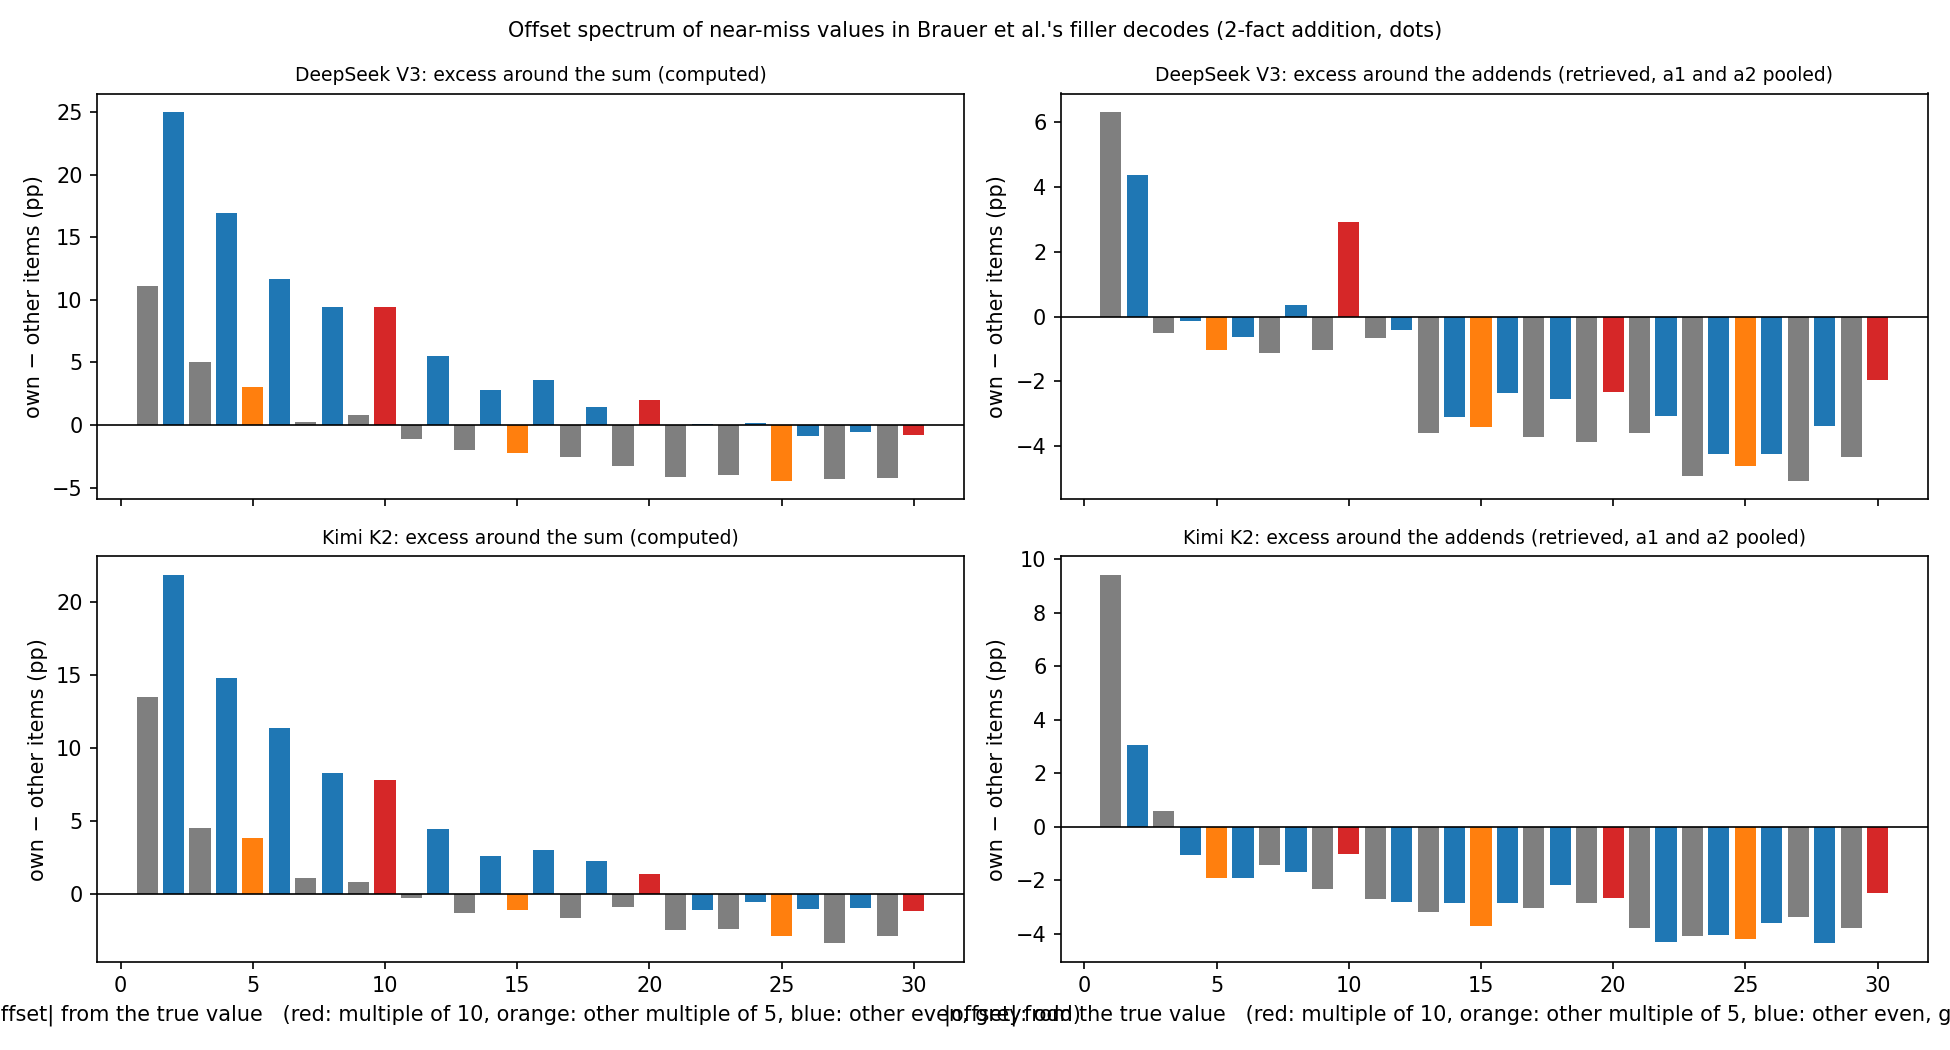

This chart was generated by the following Python code:
"""Follow-up: offset spectrum of the near-miss halo in Brauer et al.'s released decodes.

Run: python scripts/followup_brauer_spectrum.py   (no API calls, no model runs)
1. Excess (own decode minus other items' decodes) at each |offset| 1..30 from the 2-fact SUM,
   regressed on: same mod 2, same mod 5, same mod 10.
2. The same spectrum around the retrieved addends: same shape at lower amplitude, or flat?
3. The release has no no-filler decodes; the nearest available comparison is filler length.
(item, offset) pairs within 2 of one of the item's other true values are dropped, so the halo of
one quantity cannot leak into another's spectrum.
Writes data/results/followup_brauer_spectrum.json and scripts/followup_brauer_spectrum.png.
"""
import json
from collections import Counter
from pathlib import Path

import matplotlib
matplotlib.use("Agg")
import matplotlib.pyplot as plt
import numpy as np

ROOT = Path(__file__).resolve().parents[1]
REL = ROOT / "vendor/filler-token-reasoning/release/top_tokens"
D = 30
OFFS = [d for d in range(-D, D + 1) if d != 0]
ABS = np.arange(1, D + 1)
X = np.column_stack([np.ones(D), ABS % 2 == 0, ABS % 5 == 0, ABS % 10 == 0]).astype(float)
XD = np.column_stack([X, 1.0 / ABS])  # same, plus a smooth closeness term
NAMES = ["baseline", "same mod 2", "same mod 5", "same mod 10"]
rng = np.random.default_rng(0)
out = {}


def load(model, conds):
    ex = []
    for c in conds:
        for e in json.load(open(REL / f"{model}_2fact_{c}.json")):
            nums = {int(s) for s in (t["str"].strip() for t in e["top_tokens"]) if s.isascii() and s.isdecimal() and len(s) <= 4}
            ex.append({"file": c, "a1": e["fact_value_1"], "a2": e["fact_value_2"], "sum": e["answer"], "nums": nums})
    return ex


def matrices(ex, target):
    """own[i, j], other[i, j] for offsets OFFS; NaN where the offset is near another true value."""
    own = np.full((len(ex), len(OFFS)), np.nan)
    oth = np.full((len(ex), len(OFFS)), np.nan)
    counts = {f: Counter(n for e in ex if e["file"] == f for n in e["nums"]) for f in {e["file"] for e in ex}}
    size = Counter(e["file"] for e in ex)
    for i, e in enumerate(ex):
        rest = [e[k] for k in ("a1", "a2", "sum") if k != target]
        for j, d in enumerate(OFFS):
            n = e[target] + d
            if n < 0 or any(abs(n - r) <= 2 for r in rest):
                continue
            o = n in e["nums"]
            own[i, j] = o
            oth[i, j] = (counts[e["file"]][n] - o) / (size[e["file"]] - 1)
    return own, oth


def folded(own, oth, rows=None):
    """Excess by |d| = 1..30, averaging the + and - offsets."""
    if rows is not None:
        own, oth = own[rows], oth[rows]
    ex = np.nanmean(own, 0) - np.nanmean(oth, 0)
    return np.array([(ex[OFFS.index(a)] + ex[OFFS.index(-a)]) / 2 for a in ABS])


def analyse(ex, target):
    own, oth = matrices(ex, target)
    spec = folded(own, oth)
    boots = np.array([folded(own, oth, rng.integers(0, len(ex), len(ex))) for _ in range(1000)])
    fit = lambda M, y: np.linalg.lstsq(M, y, rcond=None)[0]
    coef, cb = fit(X, spec), np.array([fit(X, b) for b in boots])
    coefd, cbd = fit(XD, spec), np.array([fit(XD, b) for b in boots])
    res = {"excess_by_abs_offset": {int(a): float(v) for a, v in zip(ABS, spec)},
           "regression": {n: {"coef": float(c), "ci": [float(np.percentile(cb[:, k], 2.5)), float(np.percentile(cb[:, k], 97.5))]}
                          for k, (n, c) in enumerate(zip(NAMES, coef))},
           "regression_with_closeness": {n: {"coef": float(c), "ci": [float(np.percentile(cbd[:, k], 2.5)), float(np.percentile(cbd[:, k], 97.5))]}
                                         for k, (n, c) in enumerate(zip(NAMES + ["1/|d|"], coefd))}}

    def contrast(a, b):
        pick = lambda s, ds: s[..., [d - 1 for d in ds]].mean(-1)
        v, bs = pick(spec, a) - pick(spec, b), pick(boots, a) - pick(boots, b)
        return {"diff": float(v), "ci": [float(np.percentile(bs, 2.5)), float(np.percentile(bs, 97.5))]}

    res["contrasts"] = {"±5 vs ±3, ±7": contrast([5], [3, 7]), "±15 vs ±13, ±17": contrast([15], [13, 17]),
                        "±1 vs ±3": contrast([1], [3]), "±10 vs ±8, ±12": contrast([10], [8, 12]),
                        "±20 vs ±18, ±22": contrast([20], [18, 22]), "±30 vs ±28": contrast([30], [28]),
                        "even vs odd (non-multiples of 5, |d| <= 9)": contrast([2, 4, 6, 8], [1, 3, 7, 9])}
    return res, spec, boots


pc = lambda v: f"{100 * v:+.1f}"
fig, axes = plt.subplots(2, 2, figsize=(13, 7), sharex=True)
for row, (model, name) in enumerate([("deepseek_v3", "DeepSeek V3"), ("kimi_k2", "Kimi K2")]):
    ex = load(model, ["dots_10", "dots_25", "dots_50"])
    print(f"\n================ {name}, dots filler, {len(ex)} correct examples ================")
    specs = {}
    for col, (target, label) in enumerate([("sum", "SUM (computed)"), ("addend", "ADDENDS (retrieved, A1 and A2 pooled)")]):
        if target == "sum":
            res, spec, _ = analyse(ex, "sum")
        else:  # pool A1 and A2 by stacking examples with the roles swapped
            ra, sa, _ = analyse(ex, "a1")
            rb, sb, _ = analyse(ex, "a2")
            spec = (sa + sb) / 2
            res = {"A1": ra, "A2": rb, "excess_by_abs_offset": {int(a): float(v) for a, v in zip(ABS, spec)}}
        specs[target] = spec
        out[f"{model}|{target}"] = res
        print(f"\n--- {label} ---")
        print("excess (pp) at |d| = 1..30: " + " ".join(f"{a}:{pc(v)}" for a, v in zip(ABS, spec)))
        for r, tag in ([(res, "")] if target == "sum" else [(res["A1"], "A1 "), (res["A2"], "A2 ")]):
            print(f"{tag}regression (pp): " + " | ".join(f"{n} {pc(v['coef'])} [{pc(v['ci'][0])}, {pc(v['ci'][1])}]" for n, v in r["regression"].items()))
            print(f"{tag}with closeness term: " + " | ".join(f"{n} {pc(v['coef'])} [{pc(v['ci'][0])}, {pc(v['ci'][1])}]" for n, v in r["regression_with_closeness"].items()))
            print(f"{tag}contrasts (pp): " + " | ".join(f"{k}: {pc(v['diff'])} [{pc(v['ci'][0])}, {pc(v['ci'][1])}]" for k, v in r["contrasts"].items()))
        ax = axes[row, col]
        colors = ["C3" if a % 10 == 0 else "C1" if a % 5 == 0 else "C0" if a % 2 == 0 else "C7" for a in ABS]
        ax.bar(ABS, 100 * spec, color=colors)
        ax.axhline(0, color="k", lw=0.8)
        ax.set_title(f"{name}: excess around the {label.lower()}", fontsize=9)
        ax.set_ylabel("own − other items (pp)")
    r = float(np.corrcoef(specs["sum"], specs["addend"])[0, 1])
    amp = float(np.abs(specs["addend"]).mean() / np.abs(specs["sum"]).mean())
    out[f"{model}|shape"] = {"corr_sum_vs_addend_spectrum": r, "mean_abs_excess_ratio_addend_over_sum": amp}
    print(f"\nshape comparison: correlation between the sum and addend spectra over |d| = 1..30: r = {r:.2f}; "
          f"mean |excess| around addends is {amp:.0%} of that around the sum")

    print("\nby filler length (no no-filler decodes exist in the release):")
    for c in ["dots_10", "dots_25", "dots_50"]:
        e = load(model, [c])
        own, oth = matrices(e, "sum")
        s = folded(own, oth)
        present = np.mean([x["sum"] in x["nums"] for x in e])
        out[f"{model}|{c}"] = {"n": len(e), "sum_present": float(present), "mean_excess_1_10": float(s[:10].mean()),
                               "even": float(s[[1, 3, 5, 7]].mean()), "odd": float(s[[0, 2, 6, 8]].mean()), "pm10": float(s[9]), "pm5": float(s[4])}
        print(f"  {c}: n={len(e)} | sum itself present {present:.0%} | mean excess |d|<=10: {pc(s[:10].mean())} pp | "
              f"even {pc(s[[1, 3, 5, 7]].mean())} | odd {pc(s[[0, 2, 6, 8]].mean())} | ±5 {pc(s[4])} | ±10 {pc(s[9])}")
for ax in axes[1]:
    ax.set_xlabel("|offset| from the true value   (red: multiple of 10, orange: other multiple of 5, blue: other even, grey: odd)")
fig.suptitle("Offset spectrum of near-miss values in Brauer et al.'s filler decodes (2-fact addition, dots)", fontsize=10)
fig.tight_layout()
fig.savefig(Path(__file__).parent / "followup_brauer_spectrum.png", dpi=150)
json.dump(out, open(ROOT / "data/results/followup_brauer_spectrum.json", "w"), indent=1)
